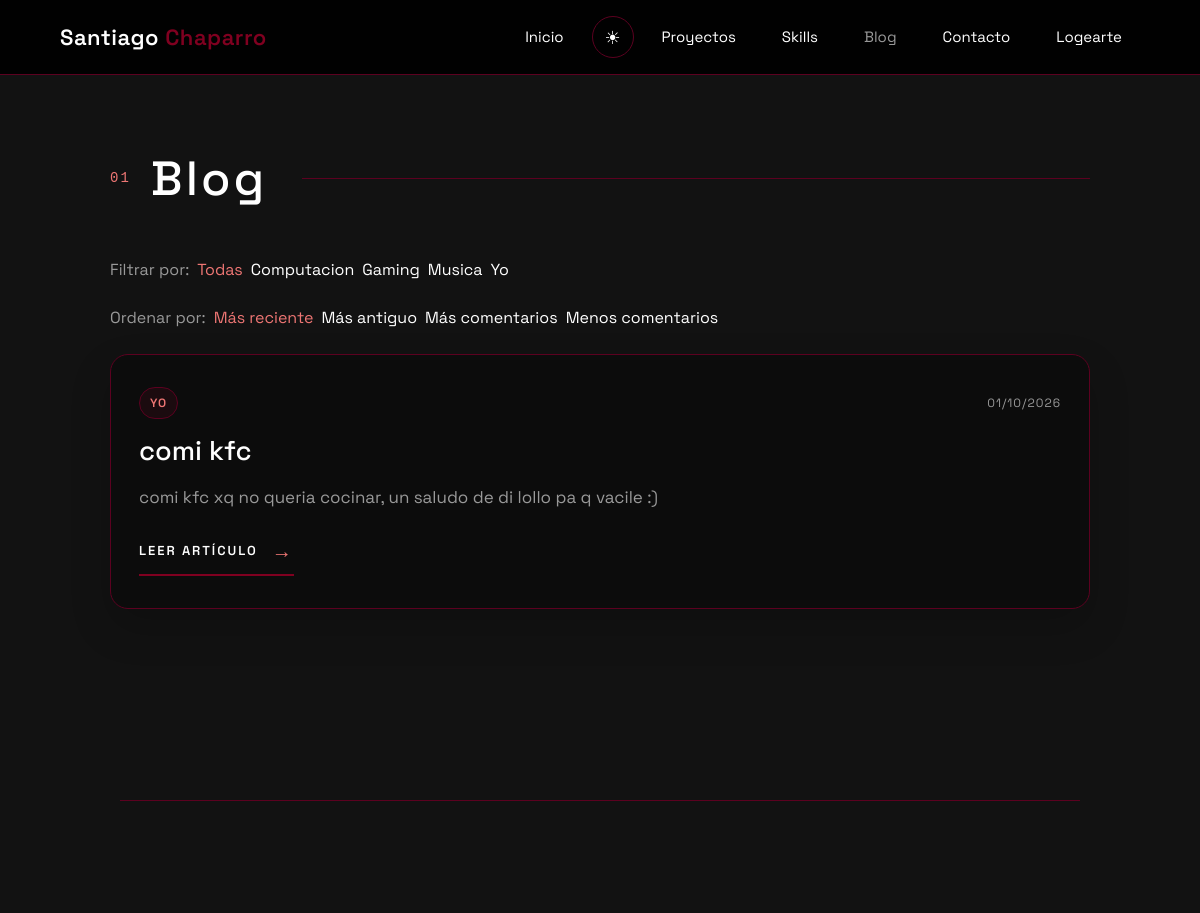
The page /blog/ (upper part) on the database as committed earlier.
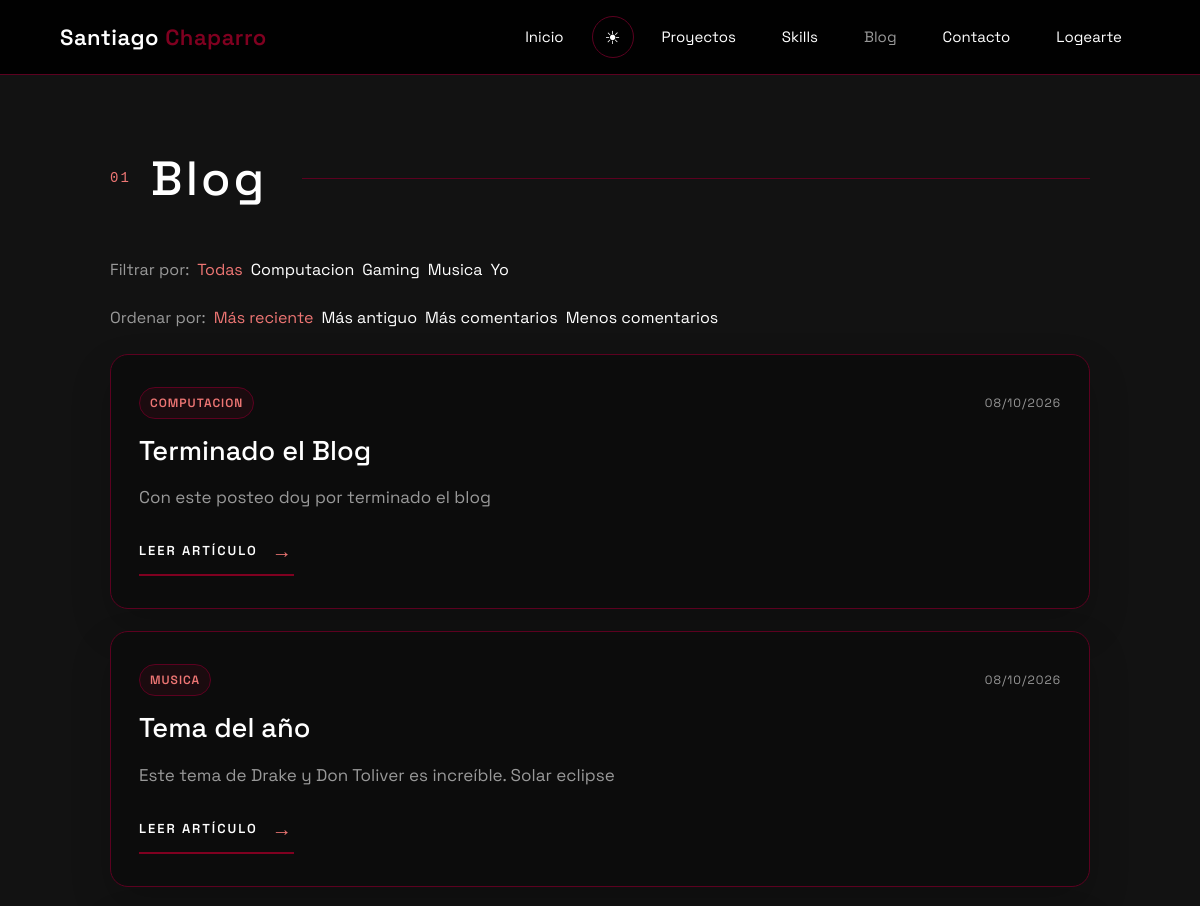
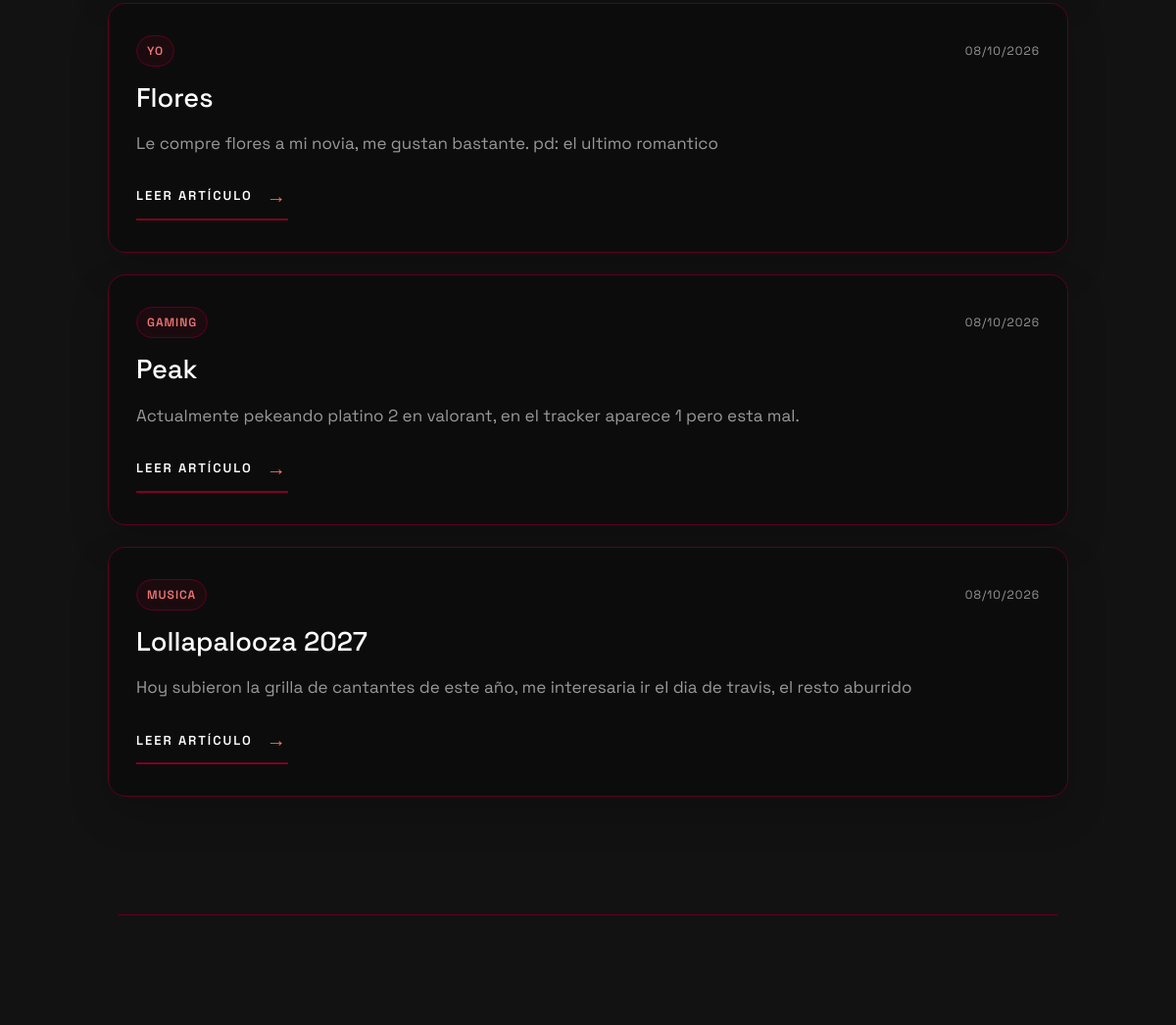
The same page on the database as committed later (2 pictures, top to bottom).
### blog/models.py (models this page shows, shortened)
class Tag(models.Model):
    name = models.CharField(max_length=50, unique=True)
    slug = models.SlugField(unique=True)
    class Meta:
        ordering = ['name']

class Post (models.Model):
    title = models.CharField(max_length=200)
    slug = models.SlugField()
    content = models.TextField()
    image = models.ImageField(upload_to='images/', blank=True, null=True)
    tags = models.ManyToManyField(Tag, related_name='posts', blank=True)
    created_at = models.DateTimeField(auto_now_add=True)
    updated_at = models.DateTimeField(auto_now=True)

### blog/views.py (the view)
# urls.py: path('', views.index, name='index'),
def index(request):
    sort_options = {
        'newest': ('-created_at',),
        'oldest': ('created_at',),
        'most_comments': ('-comment_count', '-created_at'),
        'fewest_comments': ('comment_count', '-created_at'),
    }
    selected_sort = request.GET.get('sort', 'newest')
    if selected_sort not in sort_options:
        selected_sort = 'newest'
    posts = Post.objects.prefetch_related('tags')
    if selected_sort in ('most_comments', 'fewest_comments'):
        posts = posts.annotate(comment_count=Count('comments'))
    posts = posts.order_by(*sort_options[selected_sort])
    selected_tag = request.GET.get('tag')
    if selected_tag:
        posts = posts.filter(tags__slug=selected_tag)
    return render(request, 'blog/index.html', {
        'posts': posts,
        'tags': Tag.objects.all(),
        'selected_tag': selected_tag,
        'selected_sort': selected_sort,
    })

### blog/templates/blog/index.html
{% extends "blog/layout.html" %}
{% block blog %}
<section class="blog-shell blog-list-section">
    <div class="blog-header-copy">
        <span>01</span>
        <h1>Blog</h1>
    </div>
    <nav class="blog-tag-filters" aria-label="Filtrar publicaciones por etiqueta">
        <span>Filtrar por:</span>
        <a href="{% url 'blog:index' %}{% if selected_sort != 'newest' %}?sort={{ selected_sort }}{% endif %}" class="{% if not selected_tag %}active{% endif %}">Todas</a>
        {% for tag in tags %}
            <a href="{% url 'blog:index' %}?tag={{ tag.slug }}{% if selected_sort != 'newest' %}&amp;sort={{ selected_sort }}{% endif %}" class="{% if selected_tag == tag.slug %}active{% endif %}">{{ tag.name }}</a>
        {% endfor %}
    </nav>
    <nav class="blog-tag-filters" aria-label="Ordenar publicaciones">
        <span>Ordenar por:</span>
        <a href="{% url 'blog:index' %}?{% if selected_tag %}tag={{ selected_tag }}&amp;{% endif %}sort=newest" class="{% if selected_sort == 'newest' %}active{% endif %}">Más reciente</a>
        <a href="{% url 'blog:index' %}?{% if selected_tag %}tag={{ selected_tag }}&amp;{% endif %}sort=oldest" class="{% if selected_sort == 'oldest' %}active{% endif %}">Más antiguo</a>
        <a href="{% url 'blog:index' %}?{% if selected_tag %}tag={{ selected_tag }}&amp;{% endif %}sort=most_comments" class="{% if selected_sort == 'most_comments' %}active{% endif %}">Más comentarios</a>
        <a href="{% url 'blog:index' %}?{% if selected_tag %}tag={{ selected_tag }}&amp;{% endif %}sort=fewest_comments" class="{% if selected_sort == 'fewest_comments' %}active{% endif %}">Menos comentarios</a>
    </nav>
    <div class="blog-list">
        {% for post in posts %}
            <article class="blog-card">
                <div class="blog-card-meta">
                    <div class="blog-card-tags">
                        {% for tag in post.tags.all %}
                            <a class="blog-tag" href="{% url 'blog:index' %}?tag={{ tag.slug }}{% if selected_sort != 'newest' %}&amp;sort={{ selected_sort }}{% endif %}">{{ tag.name }}</a>
                        {% empty %}
                            <span class="blog-tag">POST</span>
                        {% endfor %}
                    </div>
                    <time>{{ post.created_at|date:"d/m/Y" }}</time>
                </div>
                <h2>
                    <a href="{% url 'blog:detail' post.slug %}">{{ post.title }}</a>
                </h2>
                <p>
                    {{ post.content|truncatechars:180 }}
                </p>
                <a href="{% url 'blog:detail' post.slug %}" class="blog-link">
                    Leer artículo
                    <span>→</span>
                </a>
            </article>
        {% empty %}
            <article class="blog-card empty-state">
                <h2>Todavía no hay publicaciones.</h2>
                <p>Pronto estaré subiendo contenido sobre este tópico.</p>
            </article>
        {% endfor %}
    </div>
</section>
{% endblock %}

### blog/templates/blog/layout.html (shortened to what this page needs)
{% load static %}
<!DOCTYPE html>
<html lang="es">
<head>
    <link href="https://cdn.jsdelivr.net/npm/bootstrap@5.3.8/dist/css/bootstrap.min.css" rel="stylesheet">
    <link rel="stylesheet" href="{% static 'portfolio/style.css' %}">
    <link rel="stylesheet" href="{% static 'blog/style.css' %}">
</head>
<body>
    <header class="main-header blog-header">
        <div class="header-content">
            <a href="{% url 'home' %}" class="logo">
                Santiago <span>Chaparro</span>
            </a>
            <div class="header-nav">
                <a href="{% url 'home' %}#home" class="home-btn">Inicio</a>
                <label for="theme-toggle" class="theme-btn">☀</label>
                <a href="{% url 'home' %}#Carousel" class="home-btn">Proyectos</a>
                <a href="{% url 'home' %}#skills" class="home-btn">Skills</a>
                {% if request.resolver_match.namespace == 'blog' and request.resolver_match.url_name == 'index' %}
                    <a href="#" class="home-btn nav-disabled" onclick="return false;">Blog</a>
                {% else %}
                    <a href="{% url 'blog:index' %}" class="home-btn">Blog</a>
                {% endif %}
                <a href="{% url 'home' %}#contact" class="home-btn">Contacto</a>
                {% if user.is_authenticated %}
                    <form method="post" action="{% url 'blog:logout' %}" class="header-logout-form">
                        {% csrf_token %}
                        <button type="submit" class="home-btn account-logout-button">Deslogearse</button>
                    </form>
                {% else %}
                    <a href="{% url 'blog:account' %}" class="home-btn">Logearte</a>
                {% endif %}
            </div>
        </div>
    </header>
    <main class="blog-page">
        {% block blog %}{% endblock %}
    </main>
    {% if request.resolver_match.url_name != 'account' and request.resolver_match.url_name != 'logged_out' %}
    <section id="contact">
    </section>
    {% endif %}
</body>
</html>

### portfolio/static/portfolio/style.css (style rules this page uses)
:root { --bg-color: #121212; --header-color: rgba(0, 0, 0, 0.92); --text-color: #ffffff; --secondary-text: #999999; --muted-text: #a9a9a9; --accent-color: #800020; --accent-light: #ee7674; --accent-border: #5c0120; --border-color: #333333; --code-bg: rgba(13, 13, 13, 0.92); --code-text: #aaaaaa; --code-divider: #2a2a2a; --code-blue-color: #9bb4c7; --on-accent: #ffffff; }
html { background-color: var(--bg-color); transition: background-color 0.3s ease; }
body { margin: 0; background-color: var(--bg-color); color: var(--text-color); font-family: "Space Grotesk", sans-serif; transition: background-color 0.3s ease, color 0.3s ease; }
.main-header { height: 75px; background-color: var(--header-color); backdrop-filter: blur(10px); -webkit-backdrop-filter: blur(10px); border-bottom: 1px solid var(--accent-border); display: flex; align-items: center; padding: 0 5%; position: fixed; top: 0; left: 0; width: 100%; z-index: 1000; }
.header-content { width: 100%; display: flex; align-items: center; justify-content: space-between; }
.header-nav { display: flex; align-items: center; gap: 10px; flex-wrap: nowrap; }
.header-nav > * { flex-shrink: 0; }
.logo { position: relative; color: var(--text-color); text-decoration: none; font-size: 22px; font-weight: 600; letter-spacing: 0.5px; transition: 0.2s; }
.logo span { color: var(--accent-color); }
.logo::after { content: ""; position: absolute; bottom: -5px; left: 0; width: 0; height: 3px; background-color: var(--accent-light); transition: width 0.25s ease; }
.home-btn { position: relative; color: var(--text-color); text-decoration: none; padding: 10px 18px; font-size: 15px; transition: color 0.25s ease; white-space: nowrap; }
.home-btn::before { content: ""; position: absolute; bottom: 3px; left: 18px; width: 0; height: 3px; background-color: var(--accent-light); transition: width 0.25s ease; }
.theme-btn { width: 42px; height: 42px; display: flex; align-items: center; justify-content: center; border: 1px solid var(--accent-border); border-radius: 50%; background-color: transparent; color: var(--text-color); font-size: 18px; cursor: pointer; transition: 0.25s ease; }
#projects, #skills, #contact { position: relative; padding: 120px 10%; }
#contact { min-height: 55vh; }
#projects::before, #skills::before, #contact::before { content: ""; position: absolute; top: 0; left: 10%; width: 80%; height: 1px; background-color: var(--accent-border); }

Rows that differ between the two databases and show on the page:
removed Post: created_at "01/10/2026", title "comi kfc", content "comi kfc xq no queria cocinar, un saludo de di lollo pa q vacile :)", Tag (name "YO")
added Post: created_at "08/10/2026", title "Terminado el Blog", content "Con este posteo doy por terminado el blog", Tag (name "COMPUTACION")
added Post: created_at "08/10/2026", title "Tema del año", content "Este tema de Drake y Don Toliver es increíble. Solar eclipse", Tag (name "MUSICA")
added Post: created_at "08/10/2026", title "Flores", content "Le compre flores a mi novia, me gustan bastante. pd: el ultimo romantico", Tag (name "YO")
added Post: created_at "08/10/2026", title "Peak", content "Actualmente pekeando platino 2 en valorant, en el tracker aparece 1 pero esta mal.", Tag (name "GAMING")
added Post: created_at "08/10/2026", title "Lollapalooza 2027", content "Hoy subieron la grilla de cantantes de este año, me interesaria ir el dia de travis, el resto aburrido", Tag (name "MUSICA")
